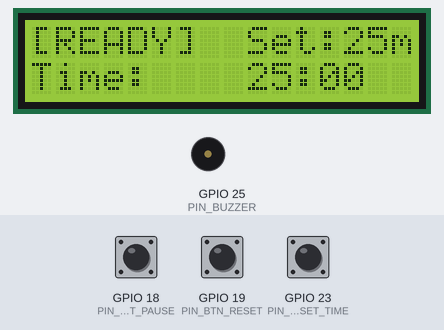
A program run on a simulated ESP32. Shown: 16×2 character LCD, buzzer (waves = sounding). The inputs (shaded band) are chosen by the test bench; at power-on: GPIO 18 (PIN_BTN_START_PAUSE) HIGH, GPIO 23 (PIN_BTN_SET_TIME) HIGH, GPIO 19 (PIN_BTN_RESET) HIGH. What the program prints to the serial monitor is not drawn.

Above: at 3.4 s.
3.5 s: GPIO 18 (PIN_BTN_START_PAUSE) pulled LOW for 0.15 s
At 5.0 s:
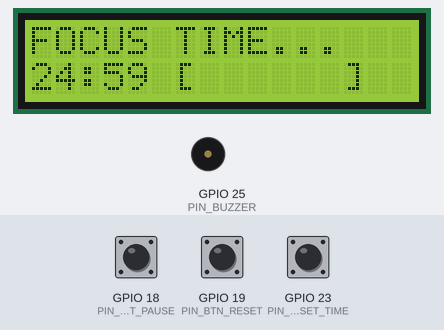
6.6 s: GPIO 18 (PIN_BTN_START_PAUSE) pulled LOW for 1 s
At 7.5 s:
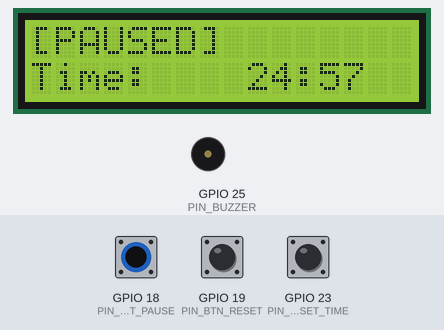
9.1 s: GPIO 23 (PIN_BTN_SET_TIME) pulled LOW for 0.15 s
At 9.8 s:
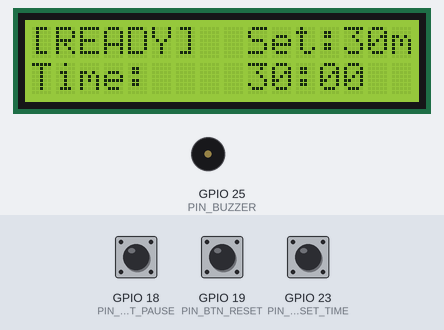
10.7 s: GPIO 23 (PIN_BTN_SET_TIME) pulled LOW for 1 s
At 12.2 s:
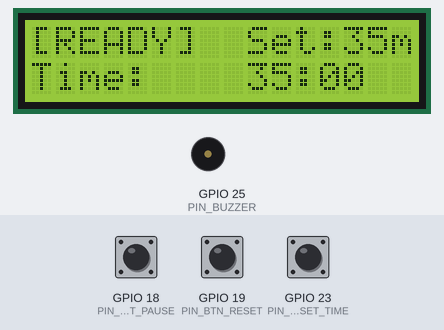
13.2 s: GPIO 19 (PIN_BTN_RESET) pulled LOW for 0.15 s
At 13.31 s:
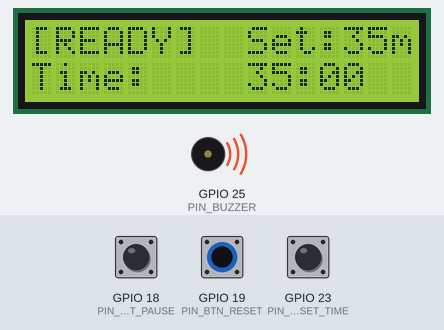
14.8 s: GPIO 18 (PIN_BTN_START_PAUSE) pulsed LOW 5 times (0.12 s each, 0.3 s apart)
At 15.81 s:
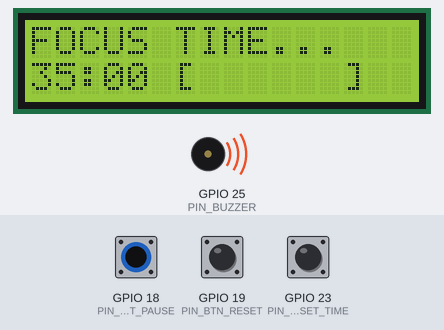
Timing chart, 0 to 17.8 s (numbered marks = the images above; inputs shaded):
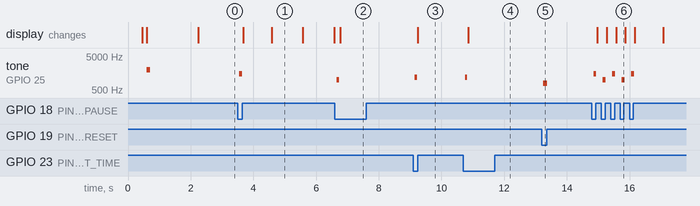

The program:

main.cpp
```cpp
/*
 * ===================================================================================
 * Project: ESP32 Pomodoro Timer
 * File: main.cpp
 * Author: Tamar
 * Description:
 *   שעון פומודורו שולחני מבוסס בקר ESP32 ומסך תווים LCD1602 (16x2 בחיבור I2C).
 *
 * לחצנים ולוגיקת שליטה:
 *   - כפתור 1 (GPIO 18): הפעלה / השהיה (Start / Pause Toggle)
 *   - כפתור 2 (GPIO 19): איפוס (Reset לזמן שנבחר)
 *   - כפתור 3 (GPIO 23): קביעת זמן בקפיצות של 5 דקות (5, 10, 15 ... 60 דקות)
 *   - זמזם (GPIO 25): חיווי קולי ללחיצות והתראת סיום זמן
 *   - מסך LCD1602 I2C: SDA -> GPIO 21, SCL -> GPIO 22, VCC (5V / VIN), GND
 * ===================================================================================
 */

#include <Arduino.h>
#include <Wire.h>
#include <LiquidCrystal_I2C.h>

// -----------------------------------------------------------------------------------
// הגדרות מסך LCD1602 (I2C)
// -----------------------------------------------------------------------------------
#define LCD_COLUMNS 16
#define LCD_ROWS    2

// מופע מסך סטנדרטי (כתובת ברירת מחדל 0x27, תשתנה אוטומטית ל-0x3F בעת הצורך)
LiquidCrystal_I2C lcd(0x27, LCD_COLUMNS, LCD_ROWS);

// -----------------------------------------------------------------------------------
// מיפוי פינים (Pinout) ב-ESP32
// -----------------------------------------------------------------------------------
const int PIN_BTN_START_PAUSE = 18; // כפתור 1: הפעלה / השהיה
const int PIN_BTN_RESET       = 19; // כפתור 2: איפוס
const int PIN_BTN_SET_TIME    = 23; // כפתור 3: קפיצות של 5 דקות
const int PIN_BUZZER          = 25; // זמזם (Active או Passive Buzzer)

const int PIN_I2C_SDA         = 21; // קו נתונים I2C למסך
const int PIN_I2C_SCL         = 22; // קו שעון I2C למסך

// -----------------------------------------------------------------------------------
// קבועים עבור זמנים והגדרות
// -----------------------------------------------------------------------------------
const unsigned long STEP_MINUTES    = 5;   // קפיצות של 5 דקות
const unsigned long MIN_MINUTES     = 5;   // מינימום 5 דקות
const unsigned long MAX_MINUTES     = 60;  // מקסימום 60 דקות (שעה)
const unsigned long DEFAULT_MINUTES = 25;  // ברירת מחדל לפומודורו קלאסי

// -----------------------------------------------------------------------------------
// מכונת מצבים (Finite State Machine)
// -----------------------------------------------------------------------------------
enum TimerState {
  STATE_IDLE,       // במנוחה / בחירת זמן (מוכן להפעלה)
  STATE_RUNNING,    // סופר לאחור (זמן עבודה / פוקוס)
  STATE_PAUSED,     // מושהה זמנית
  STATE_COMPLETED   // הזמן הסתיים (צפצוף והודעת סיום)
};

TimerState currentState = STATE_IDLE;

// משתני ניהול הזמן (נמדדים בשניות)
unsigned long configuredSeconds = DEFAULT_MINUTES * 60; // הזמן שנבחר
unsigned long remainingSeconds  = DEFAULT_MINUTES * 60; // הזמן שנותר לסיום
unsigned long lastTickMillis    = 0;                    // סנכרון שעון millis()

// -----------------------------------------------------------------------------------
// מנגנון Debounce תוכנתי לסינון רעשי מגע בלחצנים
// -----------------------------------------------------------------------------------
const unsigned long DEBOUNCE_DELAY = 50; // 50ms למניעת רטט לחצנים

struct Button {
  int pin;
  int lastReading;
  int stableState;
  unsigned long lastDebounceTime;
};

Button btnStart = {PIN_BTN_START_PAUSE, HIGH, HIGH, 0};
Button btnReset = {PIN_BTN_RESET,       HIGH, HIGH, 0};
Button btnSet   = {PIN_BTN_SET_TIME,    HIGH, HIGH, 0};

// בדיקה האם לחצן נלחץ כעת (זיהוי קצה יורד - מעבר מ-HIGH ל-LOW עם Pull-up)
bool isButtonPressed(Button &b) {
  int reading = digitalRead(b.pin);
  bool pressed = false;

  if (reading != b.lastReading) {
    b.lastDebounceTime = millis();
  }

  if ((millis() - b.lastDebounceTime) > DEBOUNCE_DELAY) {
    if (reading != b.stableState) {
      b.stableState = reading;
      if (b.stableState == LOW) { // חיבור ל-GND בעת לחיצה
        pressed = true;
      }
    }
  }

  b.lastReading = reading;
  return pressed;
}

// -----------------------------------------------------------------------------------
// שליטה בזמזם (Buzzer)
// -----------------------------------------------------------------------------------
void playBeep(int frequency, int durationMs) {
  tone(PIN_BUZZER, frequency, durationMs);
  delay(durationMs);
  noTone(PIN_BUZZER);
}

// מנגינת סיום פומודורו
void playAlarmDone() {
  for (int i = 0; i < 3; i++) {
    playBeep(1800, 180);
    delay(100);
    playBeep(2400, 250);
    delay(140);
  }
}

// -----------------------------------------------------------------------------------
// בדיקת כתובת I2C (בודק האם הרכיב עונה)
// -----------------------------------------------------------------------------------
bool testI2CAddress(uint8_t addr) {
  Wire.beginTransmission(addr);
  return (Wire.endTransmission() == 0);
}

// -----------------------------------------------------------------------------------
// פונקציית עדכון מסך LCD1602 (16 תווים x 2 שורות, ללא הבהובים)
// -----------------------------------------------------------------------------------
void updateDisplay() {
  char line1[17];
  char line2[17];

  unsigned long mins = remainingSeconds / 60;
  unsigned long secs = remainingSeconds % 60;

  switch (currentState) {
    case STATE_IDLE:
      snprintf(line1, sizeof(line1), "[READY]  Set:%2lum", configuredSeconds / 60);
      snprintf(line2, sizeof(line2), "Time:    %02lu:%02lu  ", mins, secs);
      break;

    case STATE_RUNNING: {
      snprintf(line1, sizeof(line1), "FOCUS TIME...   ");

      int totalBars = 6;
      int filledBars = 0;
      if (configuredSeconds > 0) {
        float progress = (float)(configuredSeconds - remainingSeconds) / (float)configuredSeconds;
        filledBars = (int)(progress * totalBars);
      }
      char bar[7] = "      ";
      for (int i = 0; i < filledBars && i < totalBars; i++) {
        bar[i] = '=';
      }
      snprintf(line2, sizeof(line2), "%02lu:%02lu [%s]", mins, secs, bar);
      break;
    }

    case STATE_PAUSED:
      snprintf(line1, sizeof(line1), "[PAUSED]        ");
      snprintf(line2, sizeof(line2), "Time:    %02lu:%02lu  ", mins, secs);
      break;

    case STATE_COMPLETED:
      snprintf(line1, sizeof(line1), "*** TIME'S UP **");
      snprintf(line2, sizeof(line2), "GREAT JOB!   :D ");
      break;
  }

  // הדפסה במיקום קבוע ללא lcd.clear() למניעת הבהובים
  lcd.setCursor(0, 0);
  lcd.print(line1);

  lcd.setCursor(0, 1);
  lcd.print(line2);
}

// -----------------------------------------------------------------------------------
// Setup - אתחול המערכת
// -----------------------------------------------------------------------------------
void setup() {
  Serial.begin(115200);
  delay(300); // השהייה לייצוב מתח לאחר הדלקה

  Serial.println(F("\n============================================="));
  Serial.println(F("   ESP32 Pomodoro Timer (LCD1602 Edition)   "));
  Serial.println(F("============================================="));

  // הגדרת לחצנים עם Pull-up פנימי
  pinMode(PIN_BTN_START_PAUSE, INPUT_PULLUP);
  pinMode(PIN_BTN_RESET,       INPUT_PULLUP);
  pinMode(PIN_BTN_SET_TIME,    INPUT_PULLUP);

  // הגדרת זמזם
  pinMode(PIN_BUZZER, OUTPUT);
  digitalWrite(PIN_BUZZER, LOW);

  // אתחול אפיק I2C בפינים 21 ו-22
  Wire.begin(PIN_I2C_SDA, PIN_I2C_SCL);
  Wire.setClock(50000); // 50kHz – קצב אופטימלי ויציב במיוחד למניעת שיבושי תווים (Gibberish)
  delay(150);

  // בדיקה חכמה של כתובת ה-I2C (0x27 ברירת מחדל, אם לא עונה נבדק 0x3F)
  if (!testI2CAddress(0x27)) {
    if (testI2CAddress(0x3F)) {
      Serial.println(F("[LCD] Detected I2C address: 0x3F"));
      lcd = LiquidCrystal_I2C(0x3F, LCD_COLUMNS, LCD_ROWS);
    } else {
      Serial.println(F("[LCD WARNING] No response at 0x27 or 0x3F, keeping 0x27"));
    }
  } else {
    Serial.println(F("[LCD] Detected I2C address: 0x27"));
  }

  // אתחול המסך
  lcd.init();
  delay(50);
  lcd.backlight();
  lcd.clear();

  // הודעת פתיחה
  lcd.setCursor(0, 0);
  lcd.print("POMODORO TIMER  ");
  lcd.setCursor(0, 1);
  lcd.print("ESP32 Starting..");

  playBeep(2000, 100);
  delay(1500);

  lcd.clear();
  updateDisplay();
}

// -----------------------------------------------------------------------------------
// Loop - הלולאה הראשית
// -----------------------------------------------------------------------------------
void loop() {
  unsigned long currentMillis = millis();

  // 1. קריאת הלחצנים בעזרת Debounce
  bool startPausePressed = isButtonPressed(btnStart);
  bool resetPressed      = isButtonPressed(btnReset);
  bool setTimePressed    = isButtonPressed(btnSet);

  // ---------------------------------------------------------------------------------
  // 2. כפתור 3: קביעת זמן בקפיצות של 5 דקות (5, 10, 15, ... 60)
  // ---------------------------------------------------------------------------------
  if (setTimePressed) {
    if (currentState == STATE_IDLE || currentState == STATE_PAUSED || currentState == STATE_COMPLETED) {
      unsigned long currentMinutes = configuredSeconds / 60;
      currentMinutes += STEP_MINUTES;

      if (currentMinutes > MAX_MINUTES) {
        currentMinutes = MIN_MINUTES; // מעגל חזרה ל-5 דקות
      }

      configuredSeconds = currentMinutes * 60;
      remainingSeconds  = configuredSeconds;
      currentState      = STATE_IDLE; // חזרה למצב מוכן

      playBeep(1200, 70);
      Serial.printf("Configured time set to: %lu minutes\n", currentMinutes);
      updateDisplay();
    }
  }

  // ---------------------------------------------------------------------------------
  // 3. כפתור 1: הפעלה / השהיה (Start / Pause Toggle)
  // ---------------------------------------------------------------------------------
  if (startPausePressed) {
    if (currentState == STATE_IDLE) {
      currentState = STATE_RUNNING;
      lastTickMillis = currentMillis;
      playBeep(1500, 90);
      Serial.println(F("Timer started"));
    } else if (currentState == STATE_RUNNING) {
      currentState = STATE_PAUSED;
      playBeep(1000, 90);
      Serial.println(F("Timer paused"));
    } else if (currentState == STATE_PAUSED) {
      currentState = STATE_RUNNING;
      lastTickMillis = currentMillis;
      playBeep(1500, 90);
      Serial.println(F("Timer resumed"));
    } else if (currentState == STATE_COMPLETED) {
      // הפעלה מחדש של פרק הזמן האחרון
      remainingSeconds = configuredSeconds;
      currentState = STATE_RUNNING;
      lastTickMillis = currentMillis;
      playBeep(1500, 90);
      Serial.println(F("Timer restarted"));
    }
    updateDisplay();
  }

  // ---------------------------------------------------------------------------------
  // 4. כפתור 2: איפוס (Reset)
  // ---------------------------------------------------------------------------------
  if (resetPressed) {
    currentState = STATE_IDLE;
    remainingSeconds = configuredSeconds;
    playBeep(800, 120);
    Serial.println(F("Timer reset"));
    updateDisplay();
  }

  // ---------------------------------------------------------------------------------
  // 5. ניהול ספירת הזמן לאחור (ספירה בלתי חוסמת בכל שנייה)
  // ---------------------------------------------------------------------------------
  if (currentState == STATE_RUNNING) {
    if (currentMillis - lastTickMillis >= 1000) {
      lastTickMillis += 1000;

      if (remainingSeconds > 0) {
        remainingSeconds--;
        updateDisplay();
      }

      if (remainingSeconds == 0) {
        currentState = STATE_COMPLETED;
        updateDisplay();
        Serial.println(F("Pomodoro session completed!"));
        playAlarmDone();
      }
    }
  }
}
```

Measured:
- after the input at 3.5 s, tone on GPIO 25 (PIN_BUZZER): silent → 1500 Hz after 0.05 s, → silent 0.09 s later; the display: first changes after 0.17 s (image 1 shows a later state)
- after the input at 6.6 s, tone on GPIO 25 (PIN_BUZZER): silent → 1000 Hz after 0.05 s, → silent 0.09 s later; the display: changes after 0.17 s (image 2)
- after the input at 9.1 s, tone on GPIO 25 (PIN_BUZZER): silent → 1200 Hz after 0.05 s, → silent 0.07 s later; the display: changes after 0.15 s (image 3)
- after the input at 10.7 s, tone on GPIO 25 (PIN_BUZZER): silent → 1200 Hz after 0.05 s, → silent 0.07 s later; the display: changes after 0.15 s (image 4)
- after the input at 13.2 s, tone on GPIO 25 (PIN_BUZZER): silent → 800 Hz after 0.05 s, → silent 0.12 s later
- after the input at 14.8 s, tone on GPIO 25 (PIN_BUZZER): silent → 1500 Hz after 0.05 s, then repeats every 0.60 s: silent 0.21 s, 1000 Hz 0.09 s, silent 0.21 s, 1500 Hz 0.09 s, until it stays silent from 16.1 s; the display: changes after 0.17 s (image 6)
